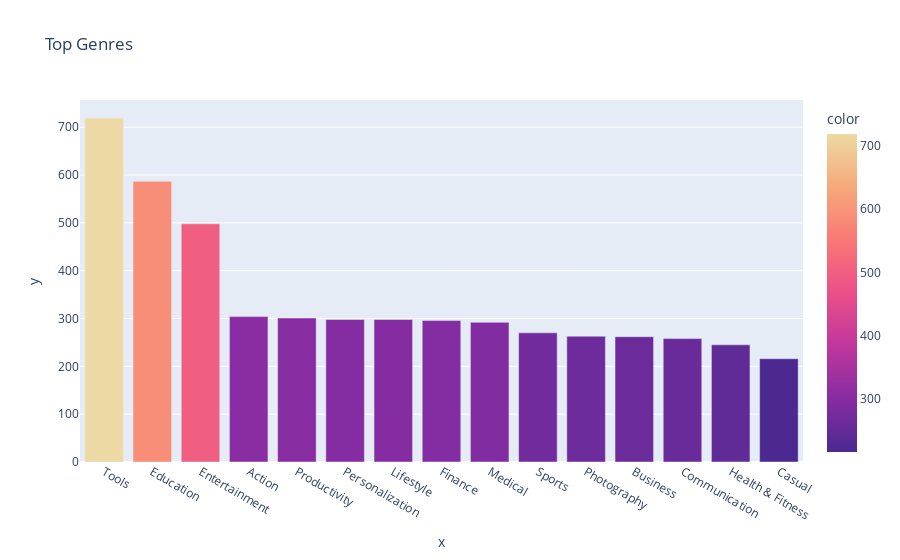

Notebook source saved alongside this figure:
### Markdown cell above
**Challenge**: Can you create this chart with the Series containing the genre data? 

<img src=https://imgur.com/DbcoQli.png width=400>

Try experimenting with the built in colour scales in Plotly. You can find a full list [here](https://plotly.com/python/builtin-colorscales/). 

* Find a way to set the colour scale using the color_continuous_scale parameter. 
* Find a way to make the color axis disappear by using coloraxis_showscale.

### Code cell
bar = px.bar(
    x=num_genres.index[:15],
    y=num_genres.values[:15],
    title="Top Genres",
    hover_name=num_genres.index[:15],
    color=num_genres.values[:15],
    color_continuous_scale="Agsunset"
)
bar.show()

### Figure 1 — Plotly figure (JSON) as saved in the notebook; plotly's stock layout.template omitted (floating-point values rounded to 4 significant figures)
{"data": [{"alignmentgroup": "True", "hovertemplate": "<b>%{hovertext}</b><br><br>x=%{x}<br>y=%{y}<br>color=%{marker.color}<extra></extra>", "hovertext": ["Tools", "Education", "Entertainment", "Action", "Productivity", "Personalization", "Lifestyle", "Finance", "Medical", "Sports", "Photography", "Business", "Communication", "Health & Fitness", "Casual"], "legendgroup": "", "marker": {"color": [719, 587, 498, 304, 301, 298, 298, 296, 292, 270, 263, 262, 258, 245, 216], "coloraxis": "coloraxis"}, "name": "", "offsetgroup": "", "orientation": "v", "showlegend": false, "textposition": "auto", "type": "bar", "x": ["Tools", "Education", "Entertainment", "Action", "Productivity", "Personalization", "Lifestyle", "Finance", "Medical", "Sports", "Photography", "Business", "Communication", "Health & Fitness", "Casual"], "xaxis": "x", "y": [719, 587, 498, 304, 301, 298, 298, 296, 292, 270, 263, 262, 258, 245, 216], "yaxis": "y"}], "layout": {"barmode": "relative", "coloraxis": {"colorbar": {"title": {"text": "color"}}, "colorscale": [[0, "rgb(75, 41, 145)"], [0.1667, "rgb(135, 44, 162)"], [0.3333, "rgb(192, 54, 157)"], [0.5, "rgb(234, 79, 136)"], [0.6667, "rgb(250, 120, 118)"], [0.8333, "rgb(246, 169, 122)"], [1, "rgb(237, 217, 163)"]]}, "legend": {"tracegroupgap": 0}, "title": {"text": "Top Genres"}, "xaxis": {"anchor": "y", "domain": [0, 1], "title": {"text": "x"}}, "yaxis": {"anchor": "x", "domain": [0, 1], "title": {"text": "y"}}}}
